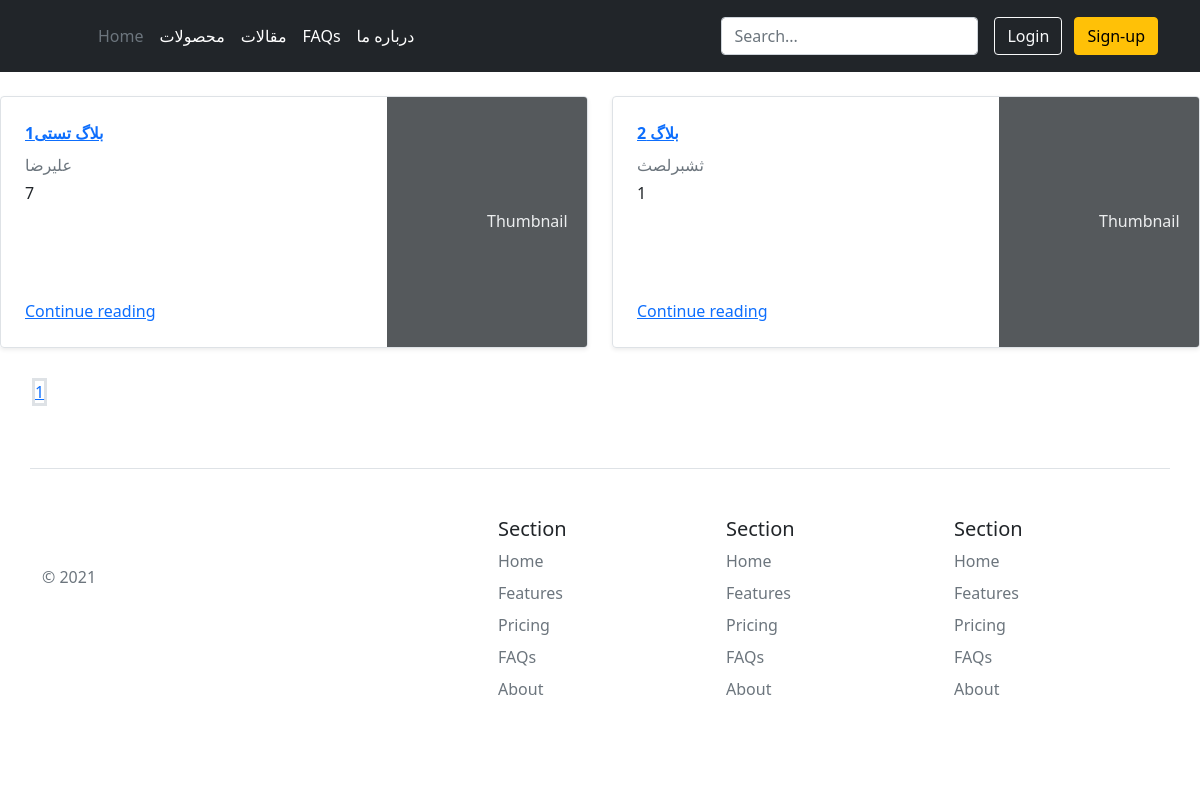
Page /blogs/ on the earlier database version.
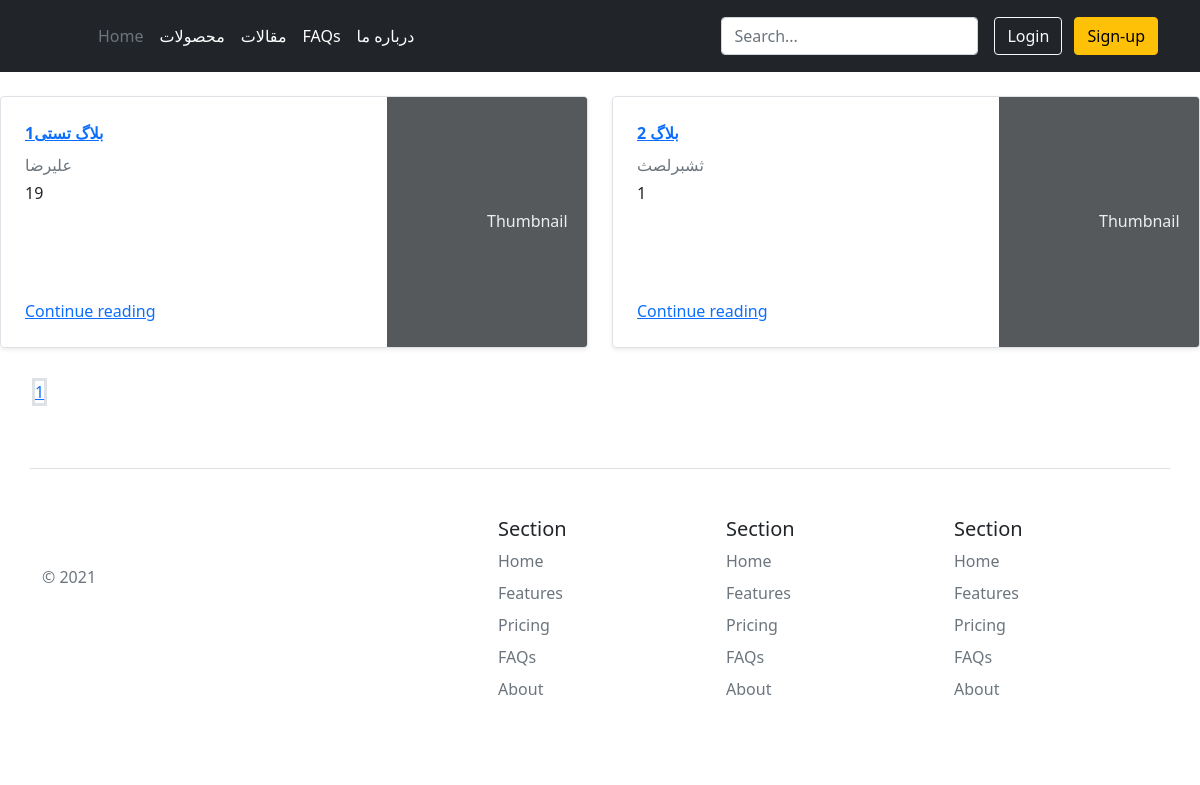
Same page on the later database version.
### blog/models.py (models this page shows, shortened)
class Blog(models.Model):
    title = models.CharField(max_length=200, verbose_name="عنوان")
    description = models.TextField(verbose_name="توصیحات")
    author = models.CharField(max_length=200, verbose_name="نام نویسنده")
    image = models.ImageField(upload_to="blog", verbose_name="تصویر", blank=True, null=True)
    time = models.DateTimeField(verbose_name="زمان انتشار", blank=True, null=True)
    is_published = models.BooleanField(default=False, verbose_name="منتشر شود / نشود")
    view = models.IntegerField(default=0, verbose_name="تعداد بازدید")
    objects = BlogManager()
    class Meta:
        verbose_name = "بلاگ"
        verbose_name_plural = "بلاگ ها"

### blog/views.py (the view)
# urls.py: path("blogs/", BlogList.as_view(),name='blog-list'),
class BlogList(ListView):
    template_name = "blog/blog-list.html"
    model = Blog
    paginate_by = 4
    def get_queryset(self):
        return Blog.objects.get_published()

### blog/models.py (called while the page is built)
    def get_published(self):
        return self.get_queryset().filter(is_published=True)

### blog/templates/blog/blog-list.html (shortened to what this page needs)
{% extends 'base/main.html' %}
{% block body %}
<br>
<div class="row mb-2">
    {% for blog in object_list %}
    <div class="col-md-6">
        <div class="row g-0 border rounded overflow-hidden flex-md-row mb-4 shadow-sm h-md-250 position-relative">
            <div class="col p-4 d-flex flex-column position-static">
                <strong class="d-inline-block mb-2 text-primary"><a href="{{blog.get_absolut_url}}">{{blog.title}}</a></strong>
                <div class="mb-1 text-muted">{{blog.author}}</div>
                <p class="card-text mb-auto">{{blog.view}}</p>
                <a href="{% url 'blog-detail' blog.id %}" class="stretched-link">Continue reading</a>
            </div>
            <div class="col-auto d-none d-lg-block">
                <svg class="bd-placeholder-img" width="200" height="250" xmlns="http://www.w3.org/2000/svg" role="img" aria-label="Placeholder: Thumbnail" preserveAspectRatio="xMidYMid slice" focusable="false"><title>Placeholder</title><rect width="100%" height="100%" fill="#55595c"></rect><text x="50%" y="50%" fill="#eceeef" dy=".3em">Thumbnail</text></svg>
            </div>
        </div>
    </div>
    {% endfor %}
</div>
<div class="pagination pagination-centered">
    <ul>
            {% for num in paginator.page_range %}
                <a class="border border-3" href="?page={{ num }}">{{ num }}</a>
            {% endfor %}
    </ul>
</div>
{% endblock body %}

Differences in the rows shown:
changed Blog "بلاگ تستی1": view "7" → "19"
